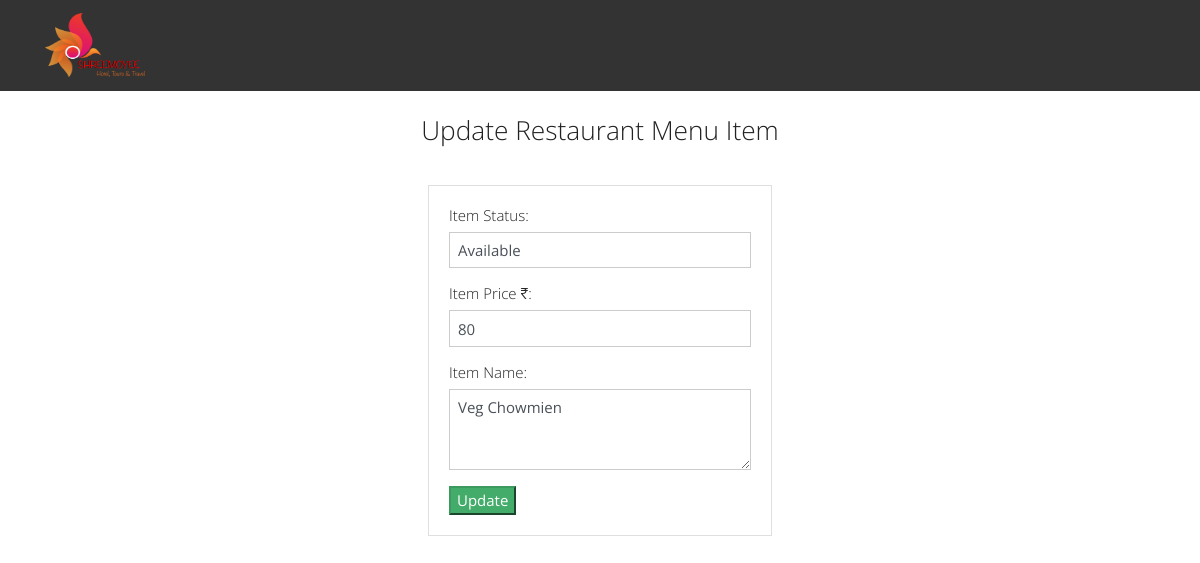
The app's page /edit.php?id=4 with its own data.
### tables this page shows
CREATE TABLE `task` (
  `id` int(11) NOT NULL,
  `title` varchar(255) NOT NULL,
  `description` text,
  `created_at` timestamp NOT NULL DEFAULT CURRENT_TIMESTAMP,
  `status` varchar(11) NOT NULL
);

### edit.php (the view, shortened to what this page needs)
<?php
include("db.php");
$title = '';
$description= '';
if  (isset($_GET['id'])) {
  $id = $_GET['id'];
  $query = "SELECT * FROM task WHERE id=$id";
  $result = mysqli_query($conn, $query);
  if (mysqli_num_rows($result) == 1) {
    $row = mysqli_fetch_array($result);
    $title = $row['title'];
    $description = $row['description'];
    $status = $row['status'];
  }
}
?>
<?php include('includes/header.php'); ?>
<div class="container p-4">
  <h3 style="text-align: center; padding-bottom: 30px;">Update Restaurant Menu Item</h3>
  <div class="row">
    <div class="col-md-4 mx-auto">
      <div class="card card-body">
      <form action="edit.php?id=<?php echo $_GET['id']; ?>" method="POST">
        <div><h1 style="font-size:100%;">Item Status:</h1></div>
        <div class="form-group">
          <input name="status" type="text" class="form-control" value="<?php echo $status; ?>" placeholder="Update Status">
        </div>
        <div><h1 style="font-size:100%;">Item Price ₹:</h1></div>
        <div class="form-group">
          <input name="title" type="text" class="form-control" value="<?php echo $title; ?>" placeholder="Update Price">
        </div>
        <div><h1 style="font-size:100%;">Item Name:</h1></div>
        <div class="form-group">
        <textarea name="description" class="form-control" cols="30" rows="3" placeholder="Food Items Description e.g Masala Dosa"><?php echo $description;?></textarea>
        </div>
        <button class="btn-success" name="update">Update</button>
      </form>
      </div>
    </div>
  </div>
</div>
<?php include('includes/footer.php'); ?>

### records on screen
task: status "Available", title "80", description "Veg Chowmien"
